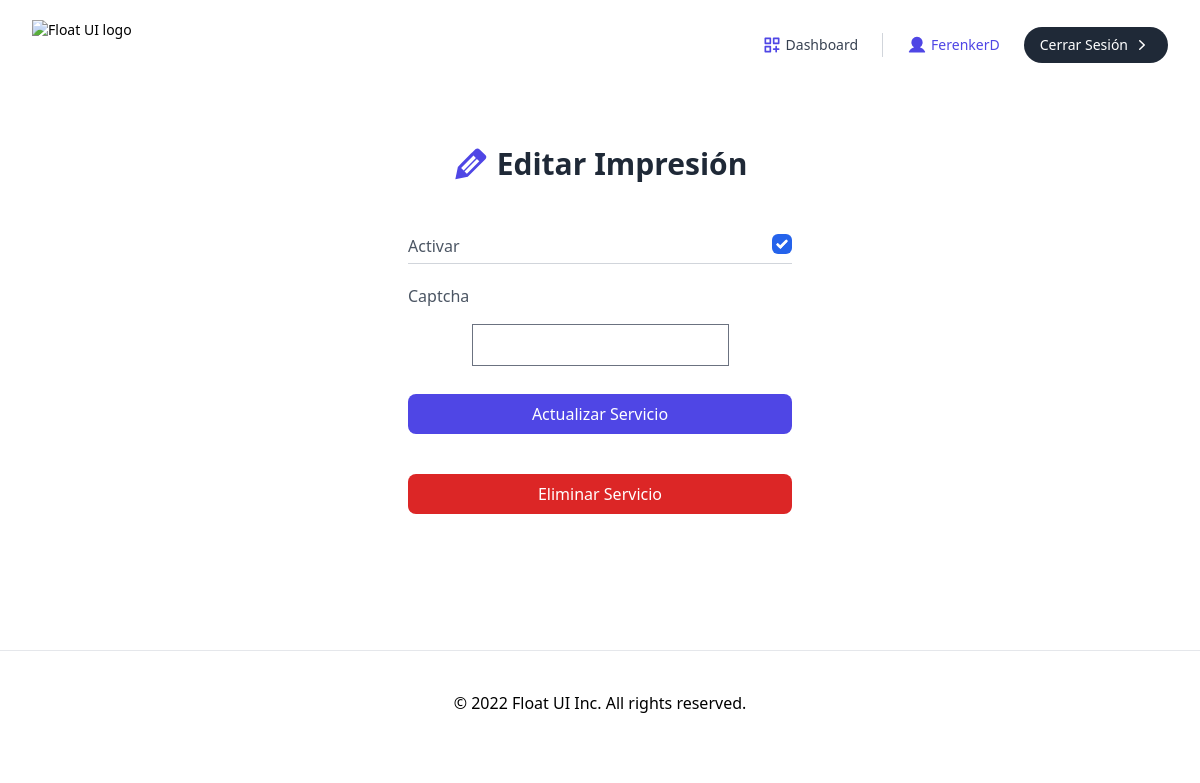
Screenshot of /business/update_my_services/5/ (signed in) with the database file from the repository.
### administrator/models.py (models this page shows, shortened)
class User(AbstractUser):
    identification_document = models.CharField(
        max_length=8, unique=True, blank=True, null=True)
    phone_number = models.CharField(max_length=11, blank=True, null=True)
    class Role(models.TextChoices):
        ADMIN = "ADMIN", "Admin"
        BUSINESS = "BUSINESS", "Business"
        CUSTOMER = "CUSTOMER", "Customer"
    base_role = Role.ADMIN
    role = models.CharField(max_length=50, choices=Role.choices)

### business/models.py (models this page shows, shortened)
class Services(models.Model):
    name = models.CharField(max_length=255, choices=list_service, default="Impresión")
    is_active = models.BooleanField(default=False)
    creation_date = models.DateTimeField(auto_now_add=True)
    update_date = models.DateTimeField(auto_now=True)
    user = models.ForeignKey(User, on_delete=models.CASCADE, related_name='user_services')

### business/views.py (the view, shortened to what this page needs)
# urls.py: path('update_my_services/<int:service_id>/', update_my_services, name='update_my_services_business'),
def update_my_services(request, service_id):
    if request.method == "GET":
        try:
            service = get_object_or_404(Services, pk=service_id, user=request.user)
            form = ServiceUpdateForm(instance=service)
            return render(request, "update_my_services_business.html", {
                "service": service,
                "form": form,
            })
        except:
            service = get_object_or_404(Services, pk=service_id, user=request.user)
            form = ServiceUpdateForm(instance=service)
            messages.error(request, "Ha ocurrido un error.")
            return render(request, "update_my_services_business.html", {
                "service": service,
                "form": form,
            })

### business/form.py
class ServiceUpdateForm(ModelForm):
    captcha = ReCaptchaField()
    class Meta:
        model = Services
        fields = ["is_active"]
    def __init__(self, *args, **kwargs):
        super().__init__(*args, **kwargs)
        self.fields['is_active'].widget.attrs.update({
            'class': 'relative flex w-5 h-5 bg-white peer-checked:bg-indigo-600 rounded-md border ring-offset-2 ring-indigo-600 duration-150 peer-active:ring cursor-pointer after:absolute after:inset-x-0 after:top-[3px] after:m-auto after:w-1.5 after:h-2.5 after:border-r-2 after:border-b-2 after:border-white after:rotate-45'
        })

### business/templates/update_my_services_business.html (shortened to what this page needs)
{% extends 'base_business.html' %}
{% block contenido %}
    <main class="w-full h-[480px] flex flex-col items-center justify-center px-4">
        <div class="max-w-sm w-full text-gray-600 space-y-5">
          <div class="text-center pb-8">
            <div class="mt-5 flex justify-center items-center">
                <svg  class="w-9 h-9 mr-2" xmlns="http://www.w3.org/2000/svg" width="160" height="160" viewBox="0 0 20 20"><path fill="#4f46e5" d="m6.4 14.1l1.3 1.3l6.9-6.9l-1.3-1.3zm6.3-7.5l-1.3-1.3l-6.9 6.9l1.4 1.4zm2.1-4.7l3.3 3.3c.6.6.5 1.5 0 2l-9.9 9.9l-6.9 1.4l1.4-6.9q9.3-9.45 9.9-9.9c.6-.4 1.6-.4 2.2.2"/></svg>
                <h2 class="text-gray-800 text-2xl font-semibold sm:text-3xl">Editar {{service.name}}</h2>
            </div>
          </div>
          <form class="space-y-5" form action="" method="POST">
            <div class="flex justify-between">
              <label class="font-medium" >Activar</label>
              {{form.is_active}}
            </div>
            <span class="hidden h-px w-full bg-gray-300 md:block space-y-0" style="margin-top: 5px !important;"></span>
            <div>
                <label class="font-medium">Captcha</label>
                <div class="w-full mt-2 px-3 py-2 flex justify-center items-center">
                  {{form.captcha}}
                </div>
            </div>
            <button class="w-full px-4 py-2 text-white font-medium bg-indigo-600 hover:bg-indigo-500 active:bg-indigo-600 rounded-lg duration-150">Actualizar Servicio</button>
          </form>
          <form class="space-y-5" action="{% url 'delete_my_services_business' service.id %}" method="POST">
            <button class="w-full px-4 py-2 text-white font-medium bg-red-600 hover:bg-red-500 active:bg-red-600 rounded-lg duration-150">Eliminar Servicio</button>
        </form>
        </div>
      </main>
{% endblock %}

### business/templates/base_business.html (shortened to what this page needs)
{% load static tailwind_tags %}
{% load static %}
<!DOCTYPE html>
<html lang="es">
  <head>
    <link rel="stylesheet" type="text/css" href="{% static 'noty.css' %}" />
    {% tailwind_css %}
    <link rel="stylesheet" type="text/css" href="{% static 'style.css' %}" />
  </head>
  <body>
    <nav class="bg-white border-b w-full md:static md:text-sm md:border-none">
      <div class="items-center px-4 max-w-screen-xl mx-auto md:flex md:px-8">
        <div class="flex items-center justify-between py-3 md:py-5 md:block">
          <a href="{% url 'index' %}" rel="nofollow"><img src="https://www.floatui.com/logo.svg" width="120" height="50" alt="Float UI logo"></a>
        </div>
        <div class="flex-1 pb-3 mt-8 md:block md:pb-0 md:mt-0 hidden">
          <ul class="justify-end items-center space-y-6 md:flex md:space-x-6 md:space-y-0">
            {% if user.is_authenticated %}
            <li class="text-gray-700 hover:text-indigo-600">
              <a href="{% url 'dashboard_business' %}" class="flex justify-center items-center" rel="nofollow">
                Dashboard
              </a>
            </li>
            <div class="space-y-3 items-center gap-x-6 md:flex md:space-y-0">
              <li class="flex items-center">
                <svg class="w-5 h-5 mr-1" xmlns="http://www.w3.org/2000/svg" viewbox="0 0 256 256">
                <path fill="#4f46e5" d="M230.93 220a8 8 0 0 1-6.93 4H32a8 8 0 0 1-6.92-12c15.23-26.33 38.7-45.21 66.09-54.16a72 72 0 1 1 73.66 0c27.39 8.95 50.86 27.83 66.09 54.16a8 8 0 0 1 .01 8"></path></svg>
                <p class="block py-3 text-center text-indigo-600 border rounded-lg md:border-none">{{ user.username }}</p>
              </li>
              <li>
                <a href="{% url 'log_out_business' %}" class="flex items-center justify-center gap-x-1 py-2 px-4 text-white font-medium bg-gray-800 hover:bg-gray-700 active:bg-gray-900 rounded-full md:inline-flex" rel="nofollow">Cerrar Sesión<svg xmlns="http://www.w3.org/2000/svg" viewbox="0 0 20 20" fill="currentcolor" class="w-5 h-5">
                <path fill-rule="evenodd" d="M7.21 14.77a.75.75 0 01.02-1.06L11.168 10 7.23 6.29a.75.75 0 111.04-1.08l4.5 4.25a.75.75 0 010 1.08l-4.5 4.25a.75.75 0 01-1.06-.02z" clip-rule="evenodd"></path></svg></a>
              </li>
              {% endif %}
            </div>
          </ul>
        </div>
      </div>
    </nav>
    {% block contenido %}
    {% endblock %}
    <footer class="pt-10">
      <div class="mt-10 py-10 border-t md:text-center">
        <p>© 2022 Float UI Inc. All rights reserved.</p>
      </div>
    </footer>
  </body>
</html>

### static/style.css (style rules this page uses)
* { scroll-behavior: smooth; }

### rows the page displays
User: username "FerenkerD"
Services: name "Impresión", is_active "☑"
